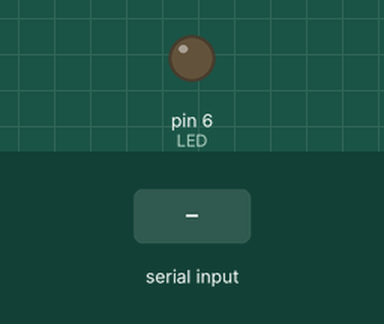
Recording of a sketch running on a simulated Arduino Uno, built with avr-gcc and run on an emulated ATmega328P. On the bench: output pins drawn as LEDs (lit = HIGH). Dashed ring = blinking. Inputs (shaded band) come from the test bench. What the sketch prints to the serial monitor is not drawn.

Above: at 1.2 s.
1.3 s: "90,45\n" received over Serial
At 1.4 s:
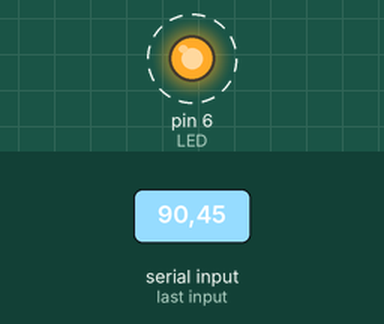
Timing chart, 0 to 10.3 s (numbered marks = the images above; inputs shaded):
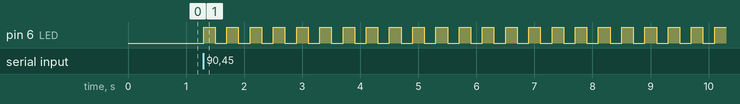

Measured:
- after the input at 1.3 s, pin 6 (LED): alternates HIGH for 0.20 s and LOW for 0.20 s, starting at once

The sketch:

ex09_09.ino
```cpp
// 정수로 LED 점멸 횟수 제어 (완성)

#define LED 6

void setup() {
  pinMode(LED, OUTPUT);
  Serial.begin(9600);
  Serial.println("Please enter a number");
}

void loop() {
  if (Serial.available()) {
    int num = Serial.parseInt();
    for (int i = 0; i < num; i++) {
      digitalWrite(LED, 1);
      delay(200);
      digitalWrite(LED, 0);
      delay(200);
    }
  }
}
```
